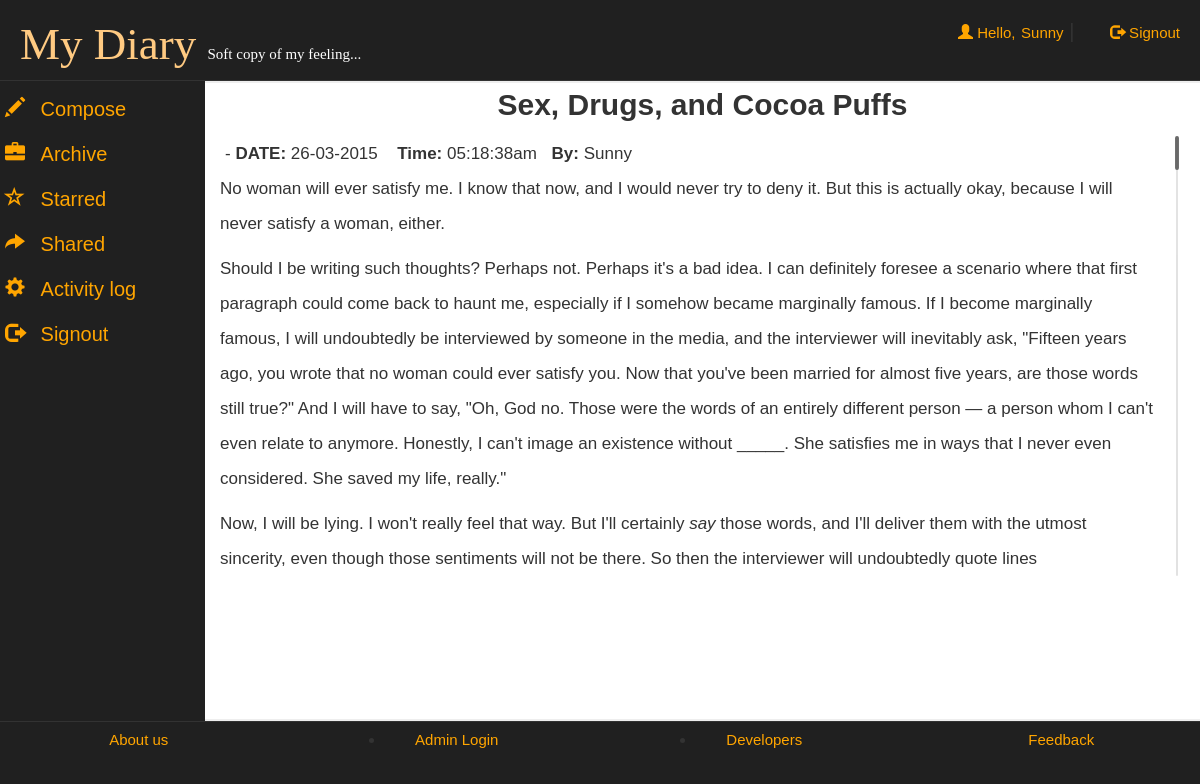
Page /account.php?aid=5513889eb2b85 (signed in) on the committed database.
### tables this page shows
CREATE TABLE IF NOT EXISTS `articles` (
  `email` varchar(50) NOT NULL,
  `id` text NOT NULL,
  `date` date NOT NULL,
  `time` varchar(50) NOT NULL,
  `article` text NOT NULL,
  `title` varchar(500) NOT NULL,
  `star` tinyint(1) NOT NULL DEFAULT '0',
  `share` tinyint(1) NOT NULL DEFAULT '0',
  `nick` varchar(50) NOT NULL DEFAULT '0'
);

CREATE TABLE IF NOT EXISTS `user` (
  `name` varchar(25) NOT NULL,
  `age` int(11) NOT NULL,
  `gender` varchar(10) NOT NULL,
  `email` varchar(40) NOT NULL,
  `password` varchar(500) NOT NULL,
  PRIMARY KEY (`email`)
);

### account.php (the view, shortened to what this page needs)
<!DOCTYPE html>
<html lang="en">
<head>
 <link  rel="stylesheet" href="css/bootstrap.min.css"/>
 <link  rel="stylesheet" href="css/bootstrap-theme.min.css"/>
 <link rel="stylesheet" href="css/main.css">
 <link  rel="stylesheet" href="css/font.css">
 <link  rel="stylesheet" href="css/jquery.mCustomScrollbar.css">
</head>
<body>
<div class="row logo">
<div class="col-md-6">
<h1><span style="color:#FFCA82">My&nbsp;Diary</span>&nbsp;<span style="font-size:15px; color:#fff;">Soft copy of my feeling...</span></h1>
</div>
<div class="col-md-4">
 <?php
 include_once 'dbConnection.php';
  if(!(isset($_SESSION['email']))){
header("location:index.php");
}
else
{
$name = $_SESSION['name'];
echo '<span class="pull-right top" ><span class="log1"><span class="glyphicon glyphicon-user" aria-hidden="true"></span>&nbsp;Hello,</span> <a href="account.php?q1=2" class="log log1">'.$name.'</a>&nbsp;|&nbsp;<a href="logout.php?q=account.php" class="log"><span class="glyphicon glyphicon-log-out" aria-hidden="true"></span>&nbsp;Signout</button></a></span>';
}?>
</div></div>
<div class="row">
<div class="menu col-md-2">
<ul>
<li>
<div class="camenu <?php if(@$_GET['q1']==1) echo 'active';?>">
<a href="account.php?q1=1"><span class="glyphicon glyphicon-pencil caf" aria-hidden="true"></span>
<span class="cas">Compose</span></a>
</div>
</li>
<li>
<div class="camenu <?php if((@$_GET['q1']==2) ) echo 'active';?>">
<a href="account.php?q1=2"><span class="glyphicon glyphicon-briefcase caf" aria-hidden="true"></span>
<span class="cas">Archive</span></a>
</div>
</li>
<li>
<div class="camenu <?php if(@$_GET['q1']==3) echo 'active';?>">
<a href="account.php?q1=3"><span class="glyphicon glyphicon-star-empty caf" aria-hidden="true"></span>
<span class="cas">Starred</span></a>
</div>
</li>
<li>
<div class="camenu <?php if((@$_GET['q1']==5))  echo 'active';?>">
<a href="account.php?q1=5"><span class="glyphicon glyphicon-share-alt caf" aria-hidden="true"></span>
<span class="cas">Shared</span></a>
</div>
</li>
<li>
<div class="camenu <?php if(@$_GET['q1']==4) echo 'active';?>">
<a href="account.php?q1=4"><span class="glyphicon glyphicon-cog caf" aria-hidden="true"></span>
<span class="cas">Activity log</span></a>
</div>
</li>
<li>
<div class="camenu">
<a href="logout.php?q=account.php"><span class="glyphicon glyphicon-log-out caf" aria-hidden="true"></span>
<span class="cas">Signout</span></a>
</div>
</li>
</ul>
</div>
<div class="col-md-10">
<div class="bich">
<?php if(@$_GET['aid']) {
$id=@$_GET['aid'];
$result = mysqli_query($con,"SELECT * FROM articles WHERE id='$id' ") or die('Error');
while($row = mysqli_fetch_array($result)) {
	$title = $row['title'];
	$article = $row['article'];
	$date = $row['date'];
	$date= date("d-m-Y",strtotime($date));
	$time = $row['time'];
	$mail = $row['email'];
	$result1 = mysqli_query($con,"SELECT name FROM user WHERE email='$mail' ") or die('Error');
	while($row = mysqli_fetch_array($result1)) {
	$by = $row['name'];
}
echo '<a title="Back to Archive" href="update.php?q1=2"><b><span class="glyphicon glyphicon-level-up" aria-hidden="true"></span></b></a><h2 style="text-align:center; margin-top:-15px;font-family: "Ubuntu", sans-serif;"><b>'.$title.'</b></h1>';
 echo '<div class="mCustomScrollbar" data-mcs-theme="dark" style="margin-left:10px;margin-right:10px; max-height:450px; line-height:35px;padding:5px;"><span style="line-height:35px;padding:5px;">-&nbsp;<b>DATE:</b>&nbsp;'.$date.'</span>
<span style="line-height:35px;padding:5px;">&nbsp;<b>Time:</b>&nbsp;'.$time.'</span><span style="line-height:35px;padding:5px;">&nbsp;<b>By:</b>&nbsp;'.$by.'</span><br />'.$article.'</div>';}
}?>
</div>
</div>
</div>
<div class="row footer">
<div class="col-md-3 box">
<a href="aboutus.php" target="_blank" >About us</a>
</div>
<div class="col-md-3 box">
<li data-toggle="modal" data-target="#login"><a href="#">Admin Login</a></li></div>
<div class="col-md-3 box">
<li data-toggle="modal" data-target="#developers"><a href="#">Developers</a></li>
</div>
<div class="col-md-3 box">
<a href="feedback.php" target="_blank">Feedback</a></div></div>
</body>
</html>

### css/main.css (style rules this page uses)
body { overflow-x:hidden; font:20px 'Ubuntu', sans-serif; background:#202020; background-attachment: fixed; }
.logo { border-bottom:1px solid; border-color:#323232; }
.logo h1 { margin-left:20px; font-size:45px; font-family:'Segoe Script'; }
.log { margin:20px; margin-left:30px; color:orange; text-decoration:none; font-size:20px; font-size:15px; }
.log1 { font: 15px 'Ubuntu', sans-serif; color:orange; margin:0px; }
.top { margin-top:20px; }
.footer { font-size:15px; text-align:center; border-top:1px solid; border-color:#323232; }
.footer a { margin:25px; color:orange; }
.bich { min-height:80vh; border-top:2px solid; border-bottom:2px solid; border-color:#eee; background:#fff; font: 17px "Century Gothic", "Times Roman", sans-serif; }
.menu { background-color:#202020; }
.menu ul { list-style:none; }
.camenu { height:30px; font-family: 'Ubuntu', sans-serif; margin-bottom:10px; margin-top:10px; margin-left:-10px; }
.camenu a { color:orange; font-size:20px; }
.menu li { height:35px; width:100%; margin-left:-30px; }
.menu li a { text-decoration:none; }
.caf { margin:5px; }
.cas { margin:5px; }
.box { padding:9px; }

### rows in the picture
articles: title "Sex, Drugs, and Cocoa Puffs", date "26-03-2015", time "05:18:38am", user.name "Sunny", article "No woman will ever satisfy me. I know that now, and I would never try to deny it. But this is actually okay, because I will never satisfy a woman, either. Should I be writing such thoughts? Perhaps not. Perhaps it's a bad idea. I can definitely foresee a scenario where that first paragraph could come back to haunt me, especially if I somehow became marginally famous. If I become marginally famous, I will undoubtedly be interviewed by someone in the media, and the interviewer will inevitably ask, \"Fifteen years ago, you wrote that no woman could ever satisfy you. Now that you've been married for almost five years, are those words still true?\" And I will have to say, \"Oh, God no. Those were…"

### other values in the picture
$name "Sunny"
